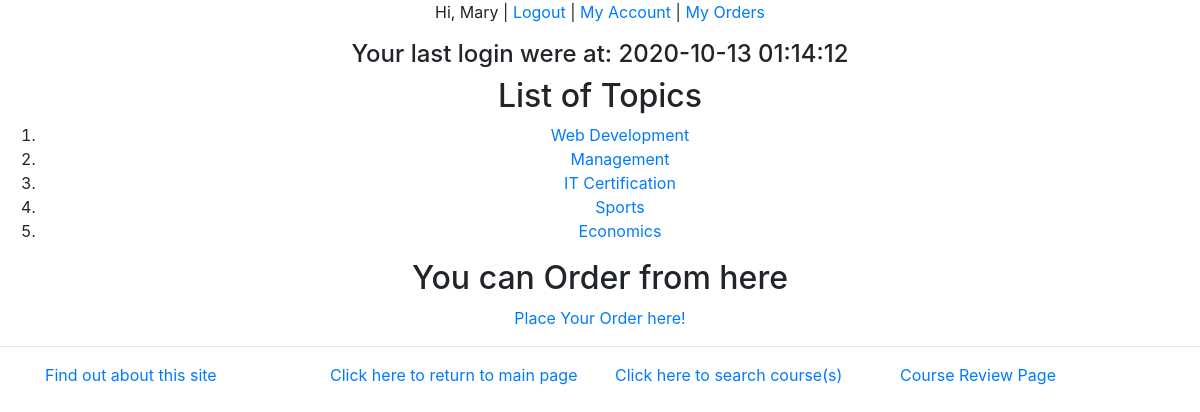
The app's page /myapp/ (signed in) with its own data.
### myapp/models.py (models this page shows, shortened)
class Topic(models.Model):
    name = models.CharField(max_length=200)
    length = models.IntegerField(default=12)

### myapp/views.py (the view)
# urls.py: path(r'', views.index, name='index'),
def index(request):
    if request.session.get('last_login'):
        last_login = request.session['last_login']
    else:
        last_login = "Your last login was more than one hour ago"
    top_list = Topic.objects.all().order_by('id')[:10]
    return render(request, 'myapp/index.html', {'top_list': top_list, 'last_login': last_login})

### myapp/templates/myapp/index.html (shortened to what this page needs)
{% extends 'myapp/base.html' %}
{% block body_block %}
    {% if last_login %}
        <h4>Your last login were at: {{ last_login }}</h4>
    {% endif %}
    {% if top_list %}
        <h2>List of Topics</h2>
        <ol>
            {% for top  in top_list %}
                <li><a href="{% url 'myapp:detail' top.pk %}">{{ top.name }}</a></li>
            {% endfor %}
        </ol>
    {% else %}
        <strong>There are no available topics!</strong>
    {% endif %}
    <h2>You can Order from here</h2>
    <a href="{% url 'myapp:place_order' %}">Place Your Order here!</a>
{% endblock %}

### myapp/templates/myapp/base.html (shortened to what this page needs)
{% load static %}
<!DOCTYPE html>
<html>
<head>
    <link rel="stylesheet" type="text/css" href="{% static 'myapp/style.css' %}"/>
    <link rel="stylesheet" href="https://cdn.jsdelivr.net/npm/bootstrap@4.5.3/dist/css/bootstrap.min.css"
>
</head>
<body>
<div class="text-center">
    {% if request.user.username %}
        <p>Hi, {{ request.user.first_name }} | <a href="{% url 'myapp:logout' %}">Logout</a> | <a
                href="{% url 'myapp:myaccount' %}">My Account</a> | <a href="{% url 'myapp:myorders' %}">My Orders</a>
        </p>
    {% else %}
        <p><a href="{% url 'myapp:login' %}">You can LOGIN here</a> | <a href="{% url 'myapp:register' %}">You can
            REGISTER here</a></p>
    {% endif %}
    {% block body_block %}*** {% endblock %}
</div>
<hr/>
<div class="container">
    <div class="row justify-content-center">
        <div class="col-3"><a href="{% url 'myapp:about' %}">Find out about this site</a></div>
        <div class="col-3"><a href="{% url 'myapp:index' %}">Click here to return to main page</a></div>
        <div class="col-3"><a href="{% url 'myapp:findcourses' %}">Click here to search course(s)</a></div>
        <div class="col-3"><a href="{% url 'myapp:review' %}">Course Review Page</a></div>
    </div>
</div>
</body>
</html>

### records on screen
Topic: name "Web Development"
Topic: name "Management"
Topic: name "IT Certification"
Topic: name "Sports"
Topic: name "Economics"

### other values on screen
{{ request.user.first_name }} "Mary"
{{ last_login }} "2020-10-13 01:14:12"
